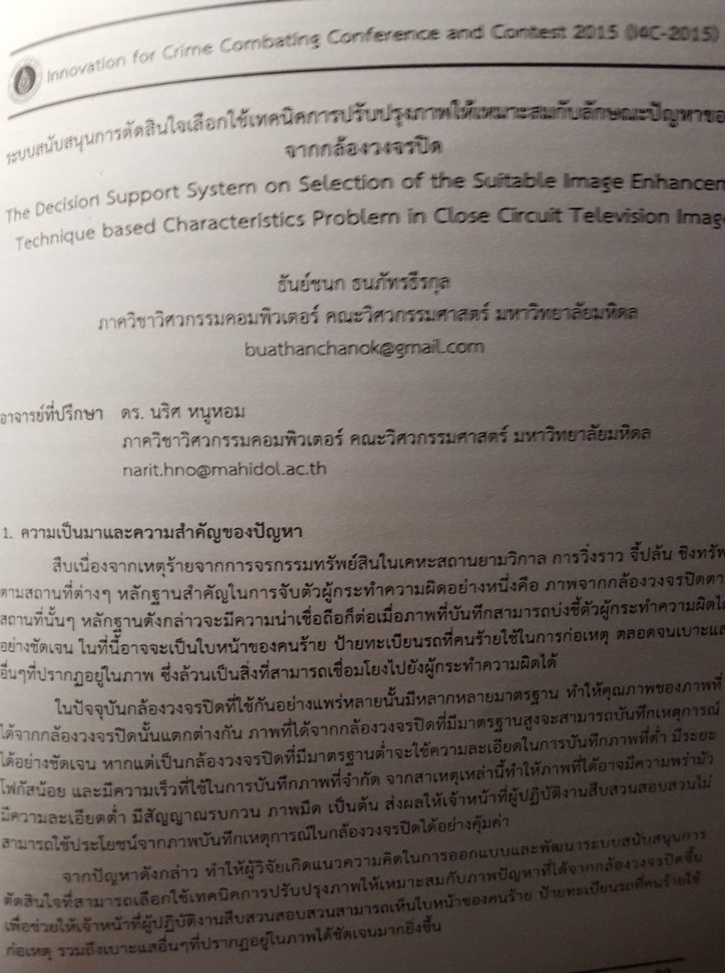
%> input picture segmentationProblem/I4C_2015.jpg, 725 x 973 px, shrunk from 1216 x 1632 before the run
$ octave --eval "Myautothre;"   (GNU Octave 9; MATLAB toolbox functions it lacks are replaced by stand-ins)
%> lines starting %> are read from the running program, lines starting %| are printed output that depends on the picture; in (x1, y1, x2, y2) boxes, pixels count from 0 and x2, y2 are one past the last pixel; in counts of white or black regions, pixels touching at a corner belong together; the program's own positions count from 1
function Myautothre()
%% Read image
% store image in coin variale
    coin = (rgb2gray(imread('i4c_2015.jpg')));
%> coin: size 973x725 uint8; min 2, max 255, mean 120.1
%%
global index;
index = 1;

it3 = blkproc(coin,[16 16],@adaptt); %block procedure
%> in adaptt, `T = mean(in(:))*(1+k*(std(double(in(:)))./R-1));`: T = 242.1
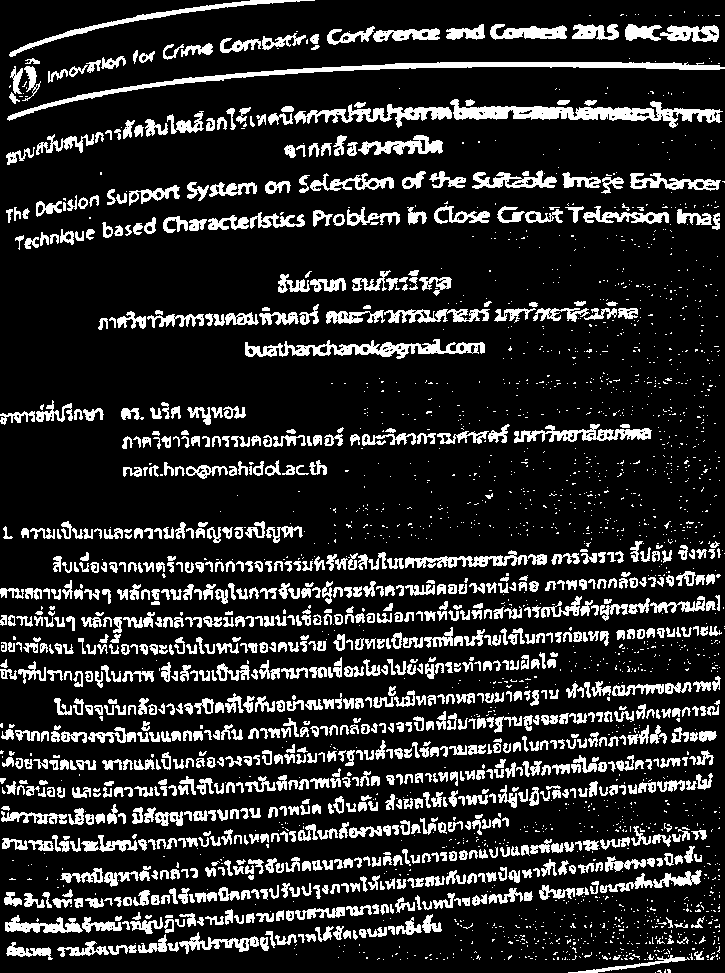
%> it3: size 973x725 logical; 16.4% white; 2712 white regions (1642 under 20 px), largest, box (x1, y1, x2, y2) and area: (7, 62, 725, 121) 3634, (450, 99, 723, 128) 2970, (245, 339, 485, 359) 1974
img = it3;
disp([num2str(index),' times to get the value']);
%% Adaptive thresholding
% [12 lines of commented-out code are left out]

%% Display thresholded image
 img = bwareaopen(img,30);
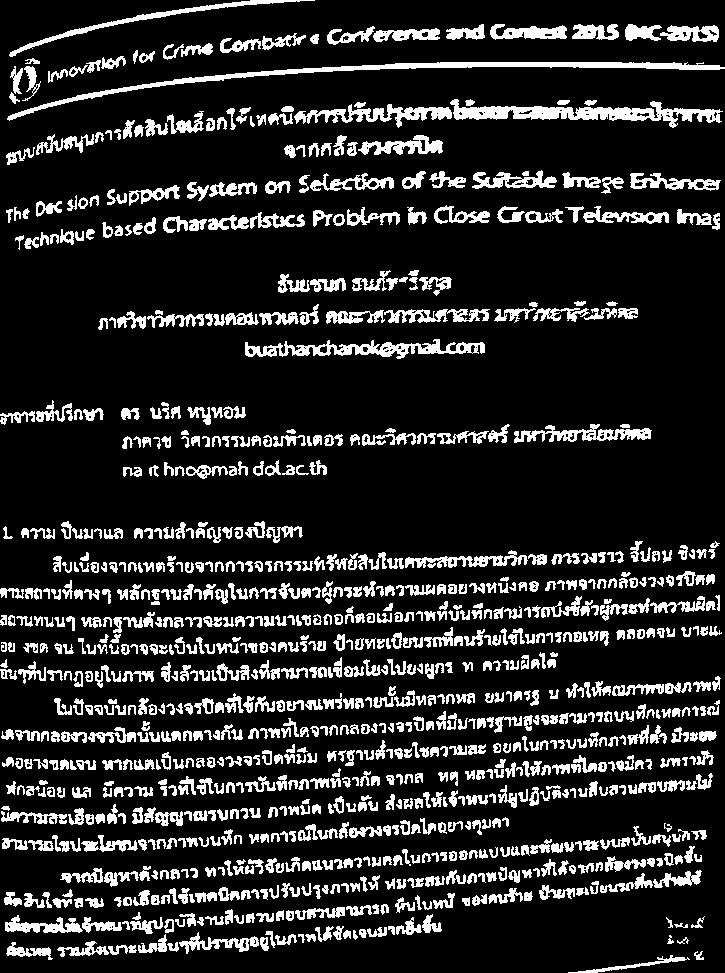
%> img: size 973x725 logical; 15.5% white; 989 white regions, largest, box (x1, y1, x2, y2) and area: (7, 62, 725, 121) 3634, (450, 99, 723, 128) 2970, (245, 339, 485, 359) 1974
 output = imclose(img,strel('disk',1));%Myglf(img,220,'callable');
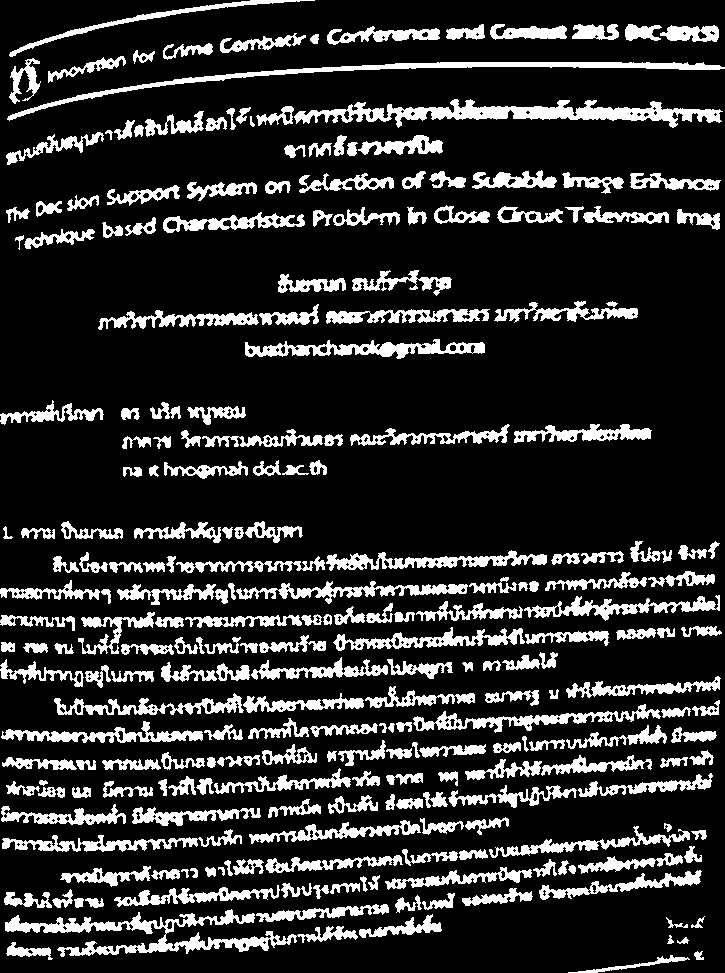
%> output: size 973x725 logical; 17.3% white; 252 white regions, largest, box (x1, y1, x2, y2) and area: (294, 99, 723, 128) 4905, (5, 909, 358, 957) 4434, (7, 62, 725, 121) 3651
 figure('units','normalized','outerposition',[0 0 1 1]);
 subplot(121),imshow(double(coin),[]);
 subplot(122),imshow(double(output),[]);
 title([num2str(index),' times to get the value'])
end
function out = adaptt(in)
global index;
k = 0.05;
R = 128;
% if std2(in) <1
%     out = ones(size(in,1),size(in,2));
% else
T = mean(in(:))*(1+k*(std(double(in(:)))./R-1));
out = in < T;
% end
index = index +1;
% [5 lines of commented-out code are left out]

end

$ run again, with segmentationProblem/chimaere_r_gr.jpg copied over segmentationProblem/I4C_2015.jpg
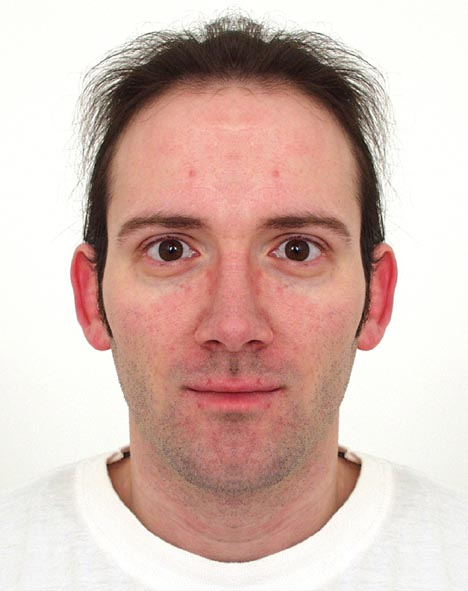
%> input picture segmentationProblem/chimaere_r_gr.jpg, 468 x 591 px
%> in Myautothre, `coin = (rgb2gray(imread('i4c_2015.jpg')));`:
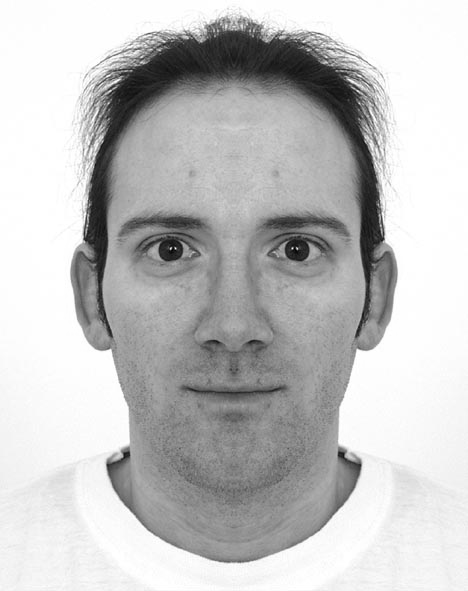
%> coin: size 591x468 uint8; min 1, max 255, mean 194.1
%> T = 240.4
%> it3: size 591x468 logical; 15% white; 1442 white regions (1327 under 20 px), largest, box (x1, y1, x2, y2) and area: (71, 34, 397, 406) 17543, (105, 361, 362, 564) 3916, (179, 18, 351, 58) 1511
%> in Myautothre, `output = imclose(img,strel('disk',1));%Myglf(img,220,'callable');`:
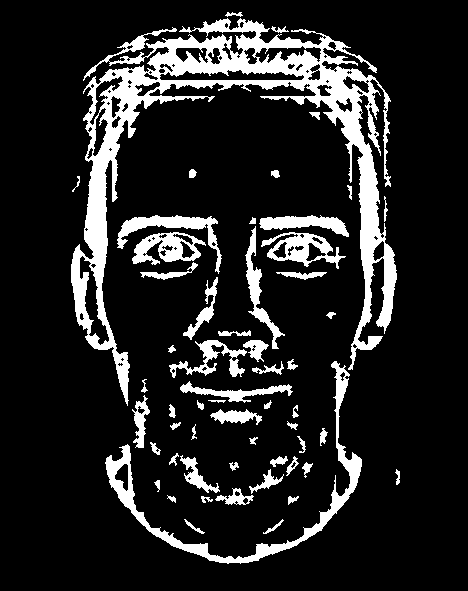
%> output: size 591x468 logical; 14.2% white; 57 white regions, largest, box (x1, y1, x2, y2) and area: (71, 18, 397, 406) 22405, (105, 361, 362, 564) 4034, (117, 215, 222, 274) 1364
